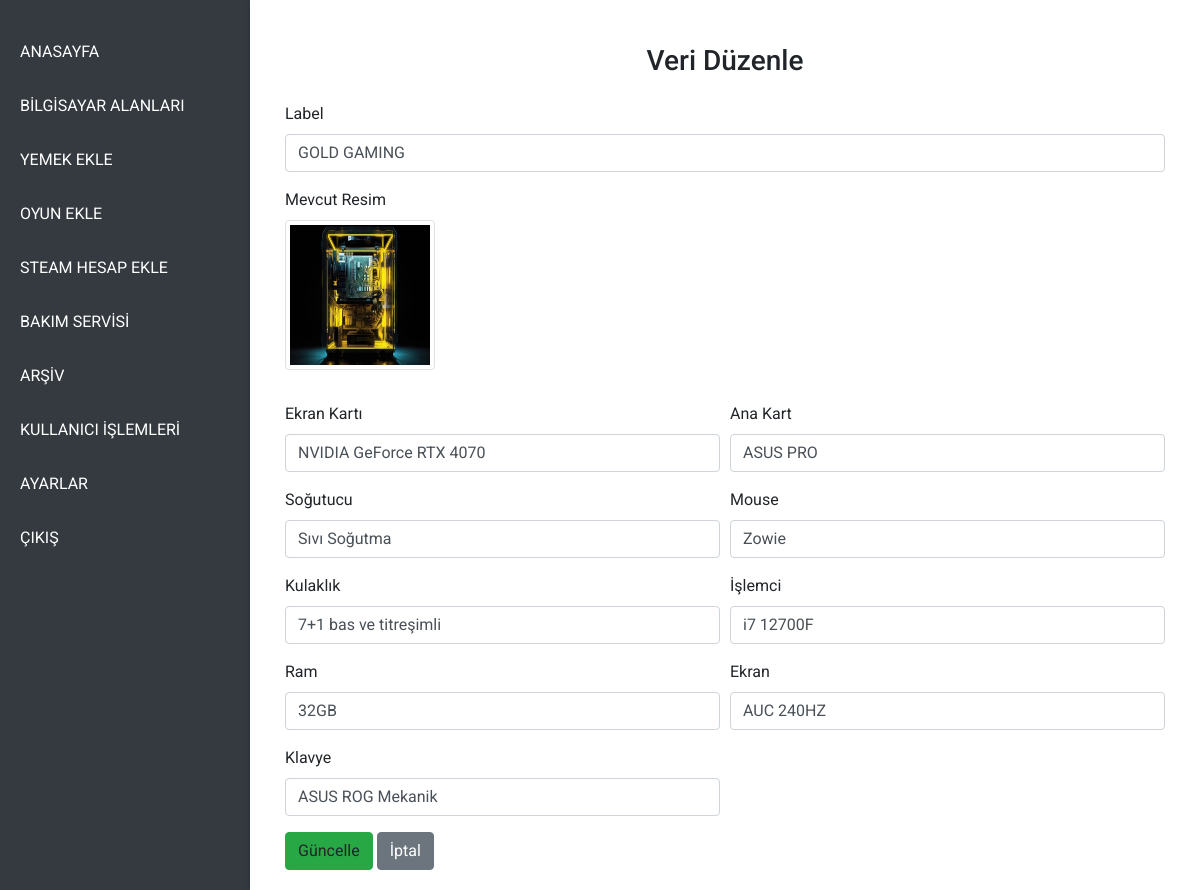
Screenshot of /updatecomputerfields/1 (signed in) with the database file from the repository.
### models.py (models this page shows)
class tblcomputerfiles(db.Model):
    id = db.Column(db.Integer, primary_key=True)
    label = db.Column(db.String(100), unique=False, nullable=True)
    path = db.Column(db.String(50), unique=False, nullable=True)
    videocard = db.Column(db.String(100), unique=False, nullable=True)
    mothercard = db.Column(db.String(100), unique=False, nullable=True)
    freez = db.Column(db.String(100), unique=False, nullable=True)
    mouse = db.Column(db.String(100), unique=False, nullable=True)
    headphone = db.Column(db.String(100), unique=False, nullable=True)
    processor = db.Column(db.String(100), unique=False, nullable=True)
    ram = db.Column(db.String(100), unique=False, nullable=True)
    screen = db.Column(db.String(100), unique=False, nullable=True)
    keyboard = db.Column(db.String(100), unique=False, nullable=True)

### app.py (the view, shortened to what this page needs)
@app.route("/updatecomputerfields/<int:id>", methods=['GET', 'POST'])
@login_required
def updatecomputerfields(id):
    computerfields = tblcomputerfiles.query.filter_by(id = id).first()
    if computerfields is None:
        print("böyle bir veri yok: not bunlar için bir şey yap fatih 404 için")
    all_images = get_all_images("computerfields")
    return render_template("/admin/updatepage/updatecomputerfields.html", computerfields=computerfields, all_images=all_images)

### app.py (called while the page is built)
def get_all_images(filename):
    all_images = []
    target_folder = os.path.join(UPLOAD_FOLDER, filename)
    if os.path.exists(target_folder):
        all_images = [file for file in os.listdir(target_folder)
                    if file.lower().endswith(('png', 'jpg', 'jpeg', 'gif', 'webp'))]
    return all_images

### helpers.py (called while the page is built)
def login_required(f):
    @wraps(f)
    def decorated_function(*args, **kwargs):
        if session.get("user_id") is None:
            return redirect("/login")
        return f(*args, **kwargs)
    return decorated_function

### templates/admin/updatepage/updatecomputerfields.html (shortened to what this page needs)
{% extends "admin/adminlayout.html" %}
{% block main %}
<div class="container-fluid mt-4">
    <h3 class="mb-4">Veri Düzenle</h3>
    <div class="form-group">
        <label for="label">Label</label>
        <input autocomplete="off" type="text" name="label" id="label" class="form-control" value="{{computerfields.label}}">
    </div>
    <div class="form-group">
        <label for="image">Mevcut Resim</label><br>
        <img  src="../{{computerfields.path}}"
                alt="photo" class="img-thumbnail mb-3" style="width: 150px; height: 150px;" onclick="showPopup()">
    </div>
    <div class="form-row">
        <div class="form-group col-md-6">
            <label for="videocard">Ekran Kartı</label>
            <input autocomplete="off" type="text" name="videocard" id="videocard" class="form-control" value="{{computerfields.videocard}}">
        </div>
        <div class="form-group col-md-6">
            <label for="mothercard">Ana Kart</label>
            <input autocomplete="off" type="text" name="mothercard" id="mothercard" class="form-control" value="{{computerfields.mothercard}}">
        </div>
    </div>
    <div class="form-row">
        <div class="form-group col-md-6">
            <label for="freez">Soğutucu</label>
            <input autocomplete="off" type="text" name="freez" id="freez" class="form-control" value="{{computerfields.freez}}">
        </div>
        <div class="form-group col-md-6">
            <label for="mouse">Mouse</label>
            <input autocomplete="off" type="text" name="mouse" id="mouse" class="form-control" value="{{computerfields.mouse}}">
        </div>
    </div>
    <div class="form-row">
        <div class="form-group col-md-6">
            <label for="headphone">Kulaklık</label>
            <input autocomplete="off" type="text" name="headphone" id="headphone" class="form-control" value="{{computerfields.headphone}}">
        </div>
        <div class="form-group col-md-6">
            <label for="processor">İşlemci</label>
            <input autocomplete="off" type="text" name="processor" id="processor" class="form-control" value="{{computerfields.processor}}">
        </div>
    </div>
    <div class="form-row">
        <div class="form-group col-md-6">
            <label for="ram">Ram</label>
            <input autocomplete="off" type="text" name="ram" id="ram" class="form-control" value="{{computerfields.ram}}">
        </div>
        <div class="form-group col-md-6">
            <label for="screen">Ekran</label>
            <input autocomplete="off" type="text" name="screen" id="screen" class="form-control" value="{{computerfields.screen}}">
        </div>
    </div>
    <div class="form-row">
        <div class="form-group col-md-6">
            <label for="keyboard">Klavye</label>
            <input autocomplete="off" type="text" name="keyboard" id="keyboard" class="form-control" value="{{computerfields.keyboard}}">
        </div>
    </div>
    <a onclick="updatetextandmedia()" class="btn btn-success">Güncelle</a>
    <a href="/computerfields" class="btn btn-secondary">İptal</a>
</div>
{% endblock %}

### static/css/admin/indexadmin.css (style rules this page uses)
body, html { margin: 0; padding: 0; font-family: 'Roboto', sans-serif; height: 100%; background-color: #f8f9fa; }
h3 { text-align: center; }

### rows the page displays
tblcomputerfiles: label "GOLD GAMING", videocard "NVIDIA GeForce RTX 4070", mothercard "ASUS PRO", freez "Sıvı Soğutma", mouse "Zowie", headphone "7+1 bas ve titreşimli", processor "i7 12700F", ram "32GB", screen "AUC 240HZ", keyboard "ASUS ROG Mekanik"
